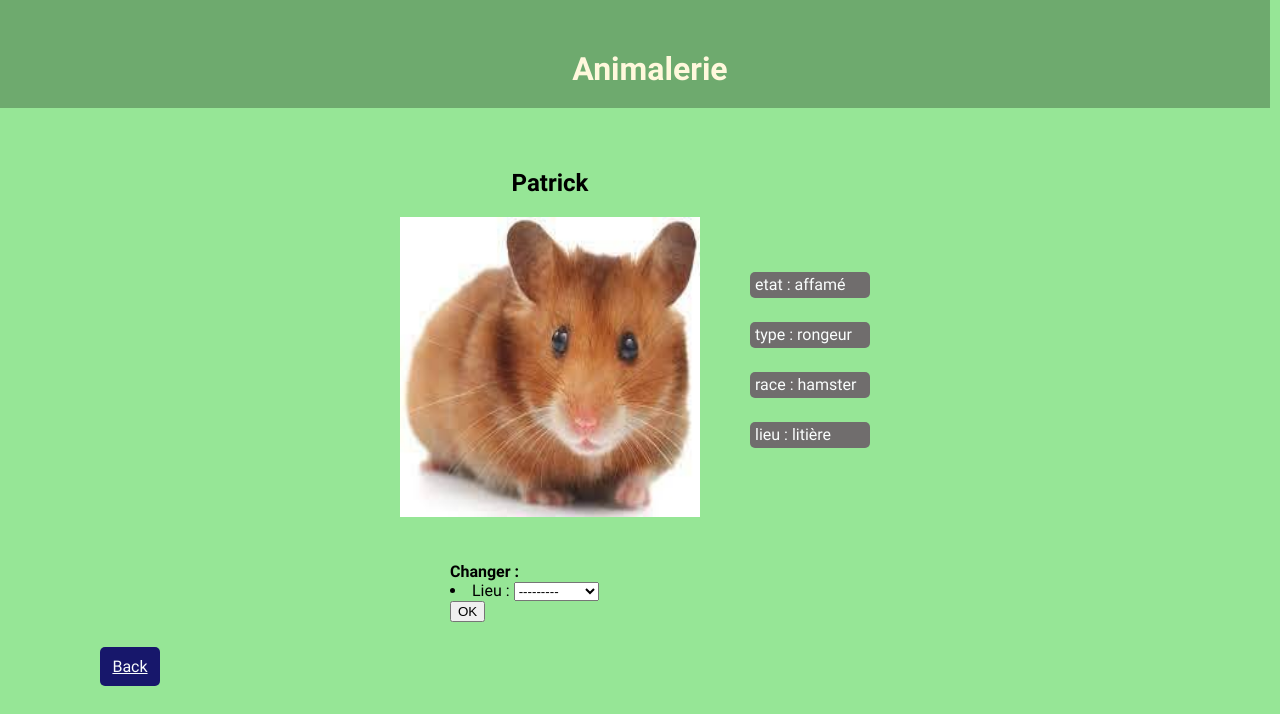
The app's page /animal/Patrick/ with its own data.
### blog/models.py (models this page shows, shortened)
class Animal(models.Model):
    id_animal = models.CharField(max_length=100, primary_key=True)
    etat = models.CharField(max_length=20)
    type = models.CharField(max_length=20)
    race = models.CharField(max_length=20)
    photo = models.CharField(max_length=200)
    lieu = models.ForeignKey(Equipement, on_delete=models.CASCADE)

class Equipement(models.Model):
    id_equip = models.CharField(max_length=100, primary_key=True)
    disponibilite = models.CharField(max_length=20)
    photo = models.CharField(max_length=200)
    def __str__(self):
        return self.id_equip

### blog/views.py (the view)
# urls.py: path('animal/<str:id_animal>/', views.animal_detail, name='animal_detail'),
def animal_detail(request, id_animal):
    mangeoire = get_object_or_404(Equipement, id_equip='mangeoire')
    roue = get_object_or_404(Equipement, id_equip='roue')
    nid = get_object_or_404(Equipement, id_equip='nid')
    litière = get_object_or_404(Equipement, id_equip='litière')
    animal = get_object_or_404(Animal, id_animal=id_animal)
    ancien_lieu = get_object_or_404(Equipement, id_equip=animal.lieu)
    if request.method == "POST":
        form = MoveForm(request.POST, instance=animal)
        if form.is_valid():
            if form.data['lieu'] == 'mangeoire':
                if mangeoire.disponibilite == 'occupé':
                    return render(request ,"blog/animal_detail.html", {'animal': animal, 'message': "Impossible, le mangeoire est occupé"})
                elif animal.etat == 'affamé' and mangeoire.disponibilite == 'libre':
                    ancien_lieu.disponibilite = "libre"
                    ancien_lieu.save()
                    animal.etat = 'repus'
                    form.save()
                    nouveau_lieu = get_object_or_404(Equipement, id_equip=animal.lieu)
                    nouveau_lieu.disponibilite = "occupé"
                    nouveau_lieu.save()
                    animal.save()
                    return redirect('animal_list')
                else:
                    if ancien_lieu!= litière:
                        ancien_lieu.disponibilite = "occupé"
                        ancien_lieu.save()
                        form.save(commit=False)
                    return render(request ,"blog/animal_detail.html", {'animal': animal, 'message': f"Impossible, {animal} n'est pas affamé"})
            elif form.data['lieu'] == 'roue':
                if roue.disponibilite == 'occupé':
                    return render(request ,"blog/animal_detail.html", {'animal': animal, 'message': f"Impossible, la roue est occupée"})
                elif animal.etat == 'repus' and roue.disponibilite == 'libre':
                    ancien_lieu.disponibilite = "libre"
                    ancien_lieu.save()
                    animal.etat = 'fatigué'
                    form.save()
                    nouveau_lieu = get_object_or_404(Equipement, id_equip=animal.lieu)
                    nouveau_lieu.disponibilite = "occupé"
                    nouveau_lieu.save()
                    animal.save()
                    return redirect('animal_list')
                else:
                    if ancien_lieu!= litière:
                        ancien_lieu.disponibilite = "occupé"
                        ancien_lieu.save()
                        form.save(commit=False)
                    return render(request ,"blog/animal_detail.html", {'animal': animal, 'message': f"Impossible, {animal} n'est pas repus"})
            elif form.data['lieu'] == 'nid':
                if nid.disponibilite == 'occupé':
                    return render(request ,"blog/animal_detail.html", {'animal': animal, 'message': f"Impossible, le nid est occupé"})
                elif animal.etat == 'fatigué' and nid.disponibilite == 'libre':
                    ancien_lieu.disponibilite = "libre"
                    ancien_lieu.save()
                    animal.etat = 'endormis'
                    form.save()
                    nouveau_lieu = get_object_or_404(Equipement, id_equip=animal.lieu)
                    nouveau_lieu.disponibilite = "occupé"
                    nouveau_lieu.save()
                    animal.save()
                    return redirect('animal_list')
                else:
                    if ancien_lieu!= litière:
                        ancien_lieu.disponibilite = "occupé"
                        ancien_lieu.save()
                        form.save(commit=False)
                    return render(request ,"blog/animal_detail.html", {'animal': animal, 'message': f"Impossible, {animal} n'est pas fatigué"})
            elif form.data['lieu'] == 'litière':
                if litière.disponibilite == 'occupé':
                    return render(request ,"blog/animal_detail.html", {'animal': animal, 'message': f"Impossible, la litière est occupée"})
                elif animal.etat == 'endormis' and litière.disponibilite == 'libre':
                    ancien_lieu.disponibilite = "libre"
                    ancien_lieu.save()
                    animal.etat = 'affamé'
                    form.save()
                    nouveau_lieu = get_object_or_404(Equipement, id_equip=animal.lieu)
                    nouveau_lieu.disponibilite = "libre"
                    nouveau_lieu.save()
                    animal.save()
                    return redirect('animal_list')
                else:
                    if ancien_lieu!= litière:
                        ancien_lieu.disponibilite = "occupé"
                        ancien_lieu.save()
                        form.save(commit=False)
                    return render(request ,"blog/animal_detail.html", {'animal': animal, 'message': f"Impossible, {animal} n'est pas endormi"})
        else:
            form = MoveForm()
    else:
        form = MoveForm()
    return render(request, 'blog/animal_detail.html', {'animal': animal, 'lieu': animal.lieu, 'form': form})

### blog/forms.py
class MoveForm(forms.ModelForm):
    class Meta:
        model = Animal
        fields = ('lieu',)

### blog/templates/blog/animal_detail.html
{% extends 'blog/base.html' %}
{% load static %}
{% block content %}
<div>
    {% if message %}
    <div class="message">
        <div class='texte-message'>{{message}}</div>
    </div>
    <div class='back'><a href="{% url 'animal_list' %}">Back</a></div>
    {% else %}
    <div class="animal">
        <h2 class='titre_animal'>{{ animal.id_animal }}</h2>
        <div class="description">
            <div class="etat_detail"> etat : {{ animal.etat }}</div>
            <div class="type_detail"> type : {{ animal.type }}</div>
            <div class="race_detail"> race : {{ animal.race }}</div>
            <div class="lieu_detail"> lieu : {{ animal.lieu }}</div>
        </div>
        <div class="photo_detail">
            <img src="/{{animal.photo}}" width="300" height="300">
        </div>
    </div>
    <div class="centrer">
        <form method="POST" class="post-form">{% csrf_token %}
            <b> Changer : </b> {{ form.as_ul }}
            <button type="submit" class="btn btn-outline-light">OK</button>
        </form>
    </div>
    <div class='back_bis'><a href="{% url 'animal_list' %}">Back</a></div>
    {% endif %}
</div>
{% endblock %}

### blog/static/css/blog.css (style rules this page uses)
body { width: 100%; max-width: 1100px; margin: 0 0px; background-color: rgb(150, 230, 150); font-family: 'Urbanist', sans-serif; }
h2 { text-align: center; }
a { color: #fafdfd; }
.animal { display: grid; grid-template-columns: 300px 300px 300px; padding: 20px 0; margin: 0px 100px; background-color: rgb(150, 230, 150); width: 905px }
.titre_animal { grid-column: 2; grid-row: 1; text-align: center; }
.description { display: grid; grid-column: 3; grid-row: 3; border-radius: 5px; margin: 50px; }
.photo_detail { grid-column: 2; grid-row: 3; }
.etat_detail { grid-row: 1; border-radius: 5px; border-color: rgb(255, 255, 255); background-color: #706d6d; color: #fafdfd; padding: 3px 5px; margin: 5px 0; width: 110; height: 20; }
.type_detail { grid-row: 2; border-radius: 5px; border-color: rgb(255, 255, 255); background-color: #706d6d; color: #fafdfd; padding: 3px 5px; margin: 5px 0; width: 110; height: 20; }
.race_detail { grid-row: 3; border-radius: 5px; border-color: rgb(255, 255, 255); background-color: #706d6d; color: #fafdfd; padding: 3px 5px; margin: 5px 0; width: 110; height: 20; }
.lieu_detail { grid-row: 4; border-radius: 5px; border-color: rgb(255, 255, 255); background-color: #706d6d; color: #fafdfd; padding: 3px 5px; margin: 5px 0; width: 110; height: 20; }
.centrer { margin: 25px 450; }
.back_bis { border-radius: 5px; border-color: rgb(255, 255, 255); padding: 10px 5px; margin: 20px 100px; background-color: rgb(23, 23, 107); width: 50; text-align: center; }

### records on screen
Animal: id_animal "Patrick", etat "affamé", type "rongeur", race "hamster", lieu "litière", photo (picture)
